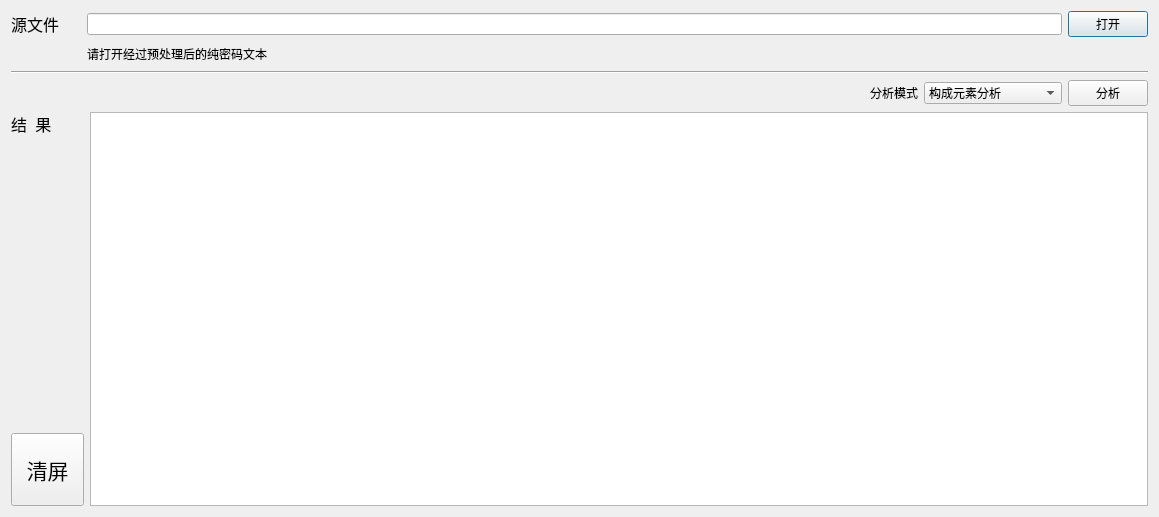
<?xml version="1.0" encoding="UTF-8"?>
<ui version="4.0">
 <class>DataAnalysis</class>
 <widget class="QDialog" name="DataAnalysis">
  <property name="geometry">
   <rect>
    <x>0</x>
    <y>0</y>
    <width>1159</width>
    <height>517</height>
   </rect>
  </property>
  <property name="windowTitle">
   <string>数据分析</string>
  </property>
  <layout class="QVBoxLayout" name="verticalLayout_3">
   <item>
    <layout class="QVBoxLayout" name="verticalLayout">
     <item>
      <layout class="QHBoxLayout" name="horizontalLayout">
       <item>
        <widget class="QLabel" name="label">
         <property name="minimumSize">
          <size>
           <width>70</width>
           <height>0</height>
          </size>
         </property>
         <property name="font">
          <font>
           <family>新宋体</family>
           <pointsize>12</pointsize>
          </font>
         </property>
         <property name="text">
          <string>源文件</string>
         </property>
        </widget>
       </item>
       <item>
        <widget class="QLineEdit" name="lineEditSrcFile">
         <property name="readOnly">
          <bool>true</bool>
         </property>
        </widget>
       </item>
       <item>
        <widget class="QPushButton" name="buttonOpenFile">
         <property name="text">
          <string>打开</string>
         </property>
        </widget>
       </item>
      </layout>
     </item>
     <item>
      <layout class="QHBoxLayout" name="horizontalLayout_3">
       <item>
        <widget class="QLabel" name="label_3">
         <property name="minimumSize">
          <size>
           <width>70</width>
           <height>0</height>
          </size>
         </property>
         <property name="maximumSize">
          <size>
           <width>70</width>
           <height>16777215</height>
          </size>
         </property>
         <property name="font">
          <font>
           <family>新宋体</family>
           <pointsize>12</pointsize>
          </font>
         </property>
         <property name="text">
          <string/>
         </property>
        </widget>
       </item>
       <item>
        <widget class="QLabel" name="label_2">
         <property name="text">
          <string>请打开经过预处理后的纯密码文本</string>
         </property>
        </widget>
       </item>
      </layout>
     </item>
     <item>
      <widget class="Line" name="line">
       <property name="orientation">
        <enum>Qt::Horizontal</enum>
       </property>
      </widget>
     </item>
    </layout>
   </item>
   <item>
    <layout class="QHBoxLayout" name="horizontalLayout_2">
     <item>
      <spacer name="horizontalSpacer">
       <property name="orientation">
        <enum>Qt::Horizontal</enum>
       </property>
       <property name="sizeHint" stdset="0">
        <size>
         <width>40</width>
         <height>20</height>
        </size>
       </property>
      </spacer>
     </item>
     <item>
      <widget class="QLabel" name="label_5">
       <property name="text">
        <string>分析模式</string>
       </property>
      </widget>
     </item>
     <item>
      <widget class="QComboBox" name="comboBoxAnalysisType">
       <item>
        <property name="text">
         <string>构成元素分析</string>
        </property>
       </item>
       <item>
        <property name="text">
         <string>键盘密码的模式分析</string>
        </property>
       </item>
       <item>
        <property name="text">
         <string>日期密码格式分析</string>
        </property>
       </item>
       <item>
        <property name="text">
         <string>拼音使用TOP10</string>
        </property>
       </item>
       <item>
        <property name="text">
         <string>单词使用TOP10</string>
        </property>
       </item>
      </widget>
     </item>
     <item>
      <widget class="QPushButton" name="buttonAnalysis">
       <property name="text">
        <string>分析</string>
       </property>
      </widget>
     </item>
    </layout>
   </item>
   <item>
    <layout class="QHBoxLayout" name="horizontalLayout_4">
     <item>
      <layout class="QVBoxLayout" name="verticalLayout_2">
       <item>
        <widget class="QLabel" name="label_4">
         <property name="minimumSize">
          <size>
           <width>70</width>
           <height>0</height>
          </size>
         </property>
         <property name="font">
          <font>
           <family>新宋体</family>
           <pointsize>12</pointsize>
          </font>
         </property>
         <property name="text">
          <string>结  果</string>
         </property>
        </widget>
       </item>
       <item>
        <spacer name="verticalSpacer">
         <property name="orientation">
          <enum>Qt::Vertical</enum>
         </property>
         <property name="sizeHint" stdset="0">
          <size>
           <width>20</width>
           <height>40</height>
          </size>
         </property>
        </spacer>
       </item>
       <item>
        <widget class="QPushButton" name="buttonClear">
         <property name="minimumSize">
          <size>
           <width>73</width>
           <height>73</height>
          </size>
         </property>
         <property name="maximumSize">
          <size>
           <width>73</width>
           <height>16777215</height>
          </size>
         </property>
         <property name="font">
          <font>
           <family>微软雅黑 Light</family>
           <pointsize>16</pointsize>
          </font>
         </property>
         <property name="text">
          <string>清屏</string>
         </property>
        </widget>
       </item>
      </layout>
     </item>
     <item>
      <widget class="QTextBrowser" name="textResult"/>
     </item>
    </layout>
   </item>
  </layout>
 </widget>
 <resources/>
 <connections/>
</ui>
